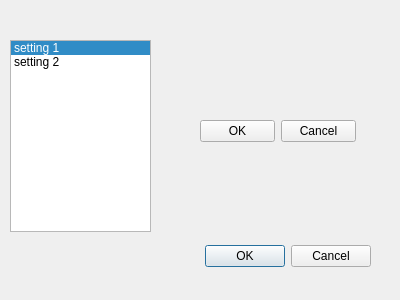
<?xml version="1.0" encoding="UTF-8"?>
<ui version="4.0">
 <class>MyPreferences</class>
 <widget class="QDialog" name="MyPreferences">
  <property name="geometry">
   <rect>
    <x>0</x>
    <y>0</y>
    <width>400</width>
    <height>300</height>
   </rect>
  </property>
  <property name="windowTitle">
   <string>Preferences</string>
  </property>
  <widget class="QDialogButtonBox" name="buttonBox">
   <property name="geometry">
    <rect>
     <x>30</x>
     <y>240</y>
     <width>341</width>
     <height>32</height>
    </rect>
   </property>
   <property name="orientation">
    <enum>Qt::Horizontal</enum>
   </property>
   <property name="standardButtons">
    <set>QDialogButtonBox::Cancel|QDialogButtonBox::Ok</set>
   </property>
  </widget>
  <widget class="QListWidget" name="listWidget">
   <property name="geometry">
    <rect>
     <x>10</x>
     <y>40</y>
     <width>141</width>
     <height>192</height>
    </rect>
   </property>
   <property name="currentRow">
    <number>0</number>
   </property>
   <item>
    <property name="text">
     <string>setting 1</string>
    </property>
   </item>
   <item>
    <property name="text">
     <string>setting 2</string>
    </property>
   </item>
  </widget>
  <widget class="QStackedWidget" name="stackedWidget">
   <property name="geometry">
    <rect>
     <x>170</x>
     <y>40</y>
     <width>211</width>
     <height>181</height>
    </rect>
   </property>
   <property name="currentIndex">
    <number>1</number>
   </property>
   <widget class="QWidget" name="page">
    <widget class="QCheckBox" name="checkBox">
     <property name="geometry">
      <rect>
       <x>20</x>
       <y>70</y>
       <width>72</width>
       <height>17</height>
      </rect>
     </property>
     <property name="text">
      <string>CheckBox</string>
     </property>
    </widget>
   </widget>
   <widget class="QWidget" name="page_2">
    <widget class="QDialogButtonBox" name="buttonBox_2">
     <property name="geometry">
      <rect>
       <x>30</x>
       <y>80</y>
       <width>156</width>
       <height>23</height>
      </rect>
     </property>
     <property name="standardButtons">
      <set>QDialogButtonBox::Cancel|QDialogButtonBox::Ok</set>
     </property>
    </widget>
   </widget>
  </widget>
 </widget>
 <resources/>
 <connections>
  <connection>
   <sender>buttonBox</sender>
   <signal>accepted()</signal>
   <receiver>MyPreferences</receiver>
   <slot>accept()</slot>
   <hints>
    <hint type="sourcelabel">
     <x>248</x>
     <y>254</y>
    </hint>
    <hint type="destinationlabel">
     <x>157</x>
     <y>274</y>
    </hint>
   </hints>
  </connection>
  <connection>
   <sender>buttonBox</sender>
   <signal>rejected()</signal>
   <receiver>MyPreferences</receiver>
   <slot>reject()</slot>
   <hints>
    <hint type="sourcelabel">
     <x>316</x>
     <y>260</y>
    </hint>
    <hint type="destinationlabel">
     <x>286</x>
     <y>274</y>
    </hint>
   </hints>
  </connection>
  <connection>
   <sender>listWidget</sender>
   <signal>currentRowChanged(int)</signal>
   <receiver>stackedWidget</receiver>
   <slot>setCurrentIndex(int)</slot>
   <hints>
    <hint type="sourcelabel">
     <x>80</x>
     <y>135</y>
    </hint>
    <hint type="destinationlabel">
     <x>275</x>
     <y>130</y>
    </hint>
   </hints>
  </connection>
 </connections>
</ui>
